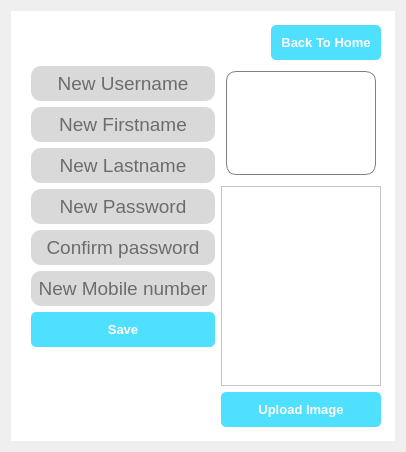
      <widget class="QWidget" name="EditProfile">
       <layout class="QHBoxLayout" name="horizontalLayout_16">
        <item>
         <widget class="QFrame" name="StyleEditProfile">
          <property name="styleSheet">
           <string notr="true">padding:5px;
background-color:white;
</string>
          </property>
          <layout class="QVBoxLayout" name="verticalLayout_10">
           <item>
            <layout class="QHBoxLayout" name="horizontalLayout_8">
             <item>
              <widget class="QLabel" name="status_profileEdit">
               <property name="sizePolicy">
                <sizepolicy hsizetype="Expanding" vsizetype="Preferred">
                 <horstretch>0</horstretch>
                 <verstretch>0</verstretch>
                </sizepolicy>
               </property>
               <property name="font">
                <font>
                 <pointsize>12</pointsize>
                </font>
               </property>
               <property name="text">
                <string/>
               </property>
              </widget>
             </item>
             <item>
              <widget class="QPushButton" name="Home_btn">
               <property name="sizePolicy">
                <sizepolicy hsizetype="Minimum" vsizetype="Fixed">
                 <horstretch>0</horstretch>
                 <verstretch>0</verstretch>
                </sizepolicy>
               </property>
               <property name="font">
                <font>
                 <pointsize>10</pointsize>
                 <bold>true</bold>
                </font>
               </property>
               <property name="styleSheet">
                <string notr="true">QPushButton{
background-color: rgb(79, 223, 255);
color: rgb(255, 255, 255);
padding:10px;
border-radius:5px;
}
QPushButton:pressed{
background-color: rgb(79, 180,245);
}</string>
               </property>
               <property name="text">
                <string>Back To Home</string>
               </property>
              </widget>
             </item>
            </layout>
           </item>
           <item>
            <layout class="QHBoxLayout" name="horizontalLayout_7">
             <item>
              <layout class="QFormLayout" name="formLayout_2">
               <item row="0" column="1">
                <widget class="QLineEdit" name="profileEdit_username_box">
                 <property name="font">
                  <font>
                   <pointsize>14</pointsize>
                  </font>
                 </property>
                 <property name="styleSheet">
                  <string notr="true">QLineEdit{
background-color: rgb(217, 217, 217);
border-color: rgb(99, 99, 99);
border-radius:10px;
}</string>
                 </property>
                 <property name="alignment">
                  <set>Qt::AlignCenter</set>
                 </property>
                 <property name="placeholderText">
                  <string>New Username</string>
                 </property>
                </widget>
               </item>
               <item row="1" column="1">
                <widget class="QLineEdit" name="profileEdit_firstname_box">
                 <property name="font">
                  <font>
                   <pointsize>14</pointsize>
                  </font>
                 </property>
                 <property name="styleSheet">
                  <string notr="true">QLineEdit{
background-color: rgb(217, 217, 217);
border-color: rgb(99, 99, 99);
border-radius:10px;
}</string>
                 </property>
                 <property name="alignment">
                  <set>Qt::AlignCenter</set>
                 </property>
                 <property name="placeholderText">
                  <string>New Firstname</string>
                 </property>
                </widget>
               </item>
               <item row="2" column="1">
                <widget class="QLineEdit" name="profileEdit_lastname_box">
                 <property name="font">
                  <font>
                   <pointsize>14</pointsize>
                  </font>
                 </property>
                 <property name="styleSheet">
                  <string notr="true">QLineEdit{
background-color: rgb(217, 217, 217);
border-color: rgb(99, 99, 99);
border-radius:10px;
}</string>
                 </property>
                 <property name="alignment">
                  <set>Qt::AlignCenter</set>
                 </property>
                 <property name="placeholderText">
                  <string>New Lastname</string>
                 </property>
                </widget>
               </item>
               <item row="3" column="1">
                <widget class="QLineEdit" name="profileEdit_password_box">
                 <property name="font">
                  <font>
                   <pointsize>14</pointsize>
                  </font>
                 </property>
                 <property name="styleSheet">
                  <string notr="true">QLineEdit{
background-color: rgb(217, 217, 217);
border-color: rgb(99, 99, 99);
border-radius:10px;
}</string>
                 </property>
                 <property name="alignment">
                  <set>Qt::AlignCenter</set>
                 </property>
                 <property name="placeholderText">
                  <string>New Password</string>
                 </property>
                </widget>
               </item>
               <item row="4" column="1">
                <widget class="QLineEdit" name="profileEdit_confirmpass_box">
                 <property name="font">
                  <font>
                   <pointsize>14</pointsize>
                  </font>
                 </property>
                 <property name="styleSheet">
                  <string notr="true">QLineEdit{
background-color: rgb(217, 217, 217);
border-color: rgb(99, 99, 99);
border-radius:10px;
}</string>
                 </property>
                 <property name="alignment">
                  <set>Qt::AlignCenter</set>
                 </property>
                 <property name="placeholderText">
                  <string>Confirm password</string>
                 </property>
                </widget>
               </item>
               <item row="5" column="1">
                <widget class="QLineEdit" name="profileEdit_contactno_box">
                 <property name="font">
                  <font>
                   <pointsize>14</pointsize>
                  </font>
                 </property>
                 <property name="styleSheet">
                  <string notr="true">QLineEdit{
background-color: rgb(217, 217, 217);
border-color: rgb(99, 99, 99);
border-radius:10px;
}</string>
                 </property>
                 <property name="alignment">
                  <set>Qt::AlignCenter</set>
                 </property>
                 <property name="placeholderText">
                  <string>New Mobile number</string>
                 </property>
                </widget>
               </item>
               <item row="6" column="1">
                <widget class="QPushButton" name="save_details_profile">
                 <property name="font">
                  <font>
                   <pointsize>10</pointsize>
                   <bold>true</bold>
                  </font>
                 </property>
                 <property name="styleSheet">
                  <string notr="true">QPushButton{
background-color: rgb(79, 223, 255);
color: rgb(255, 255, 255);
padding:10px;
border-radius:5px;
}
QPushButton:pressed{
background-color: rgb(79, 180,245);
}</string>
                 </property>
                 <property name="text">
                  <string>Save</string>
                 </property>
                </widget>
               </item>
              </layout>
             </item>
             <item>
              <layout class="QVBoxLayout" name="verticalLayout_16">
               <item>
                <widget class="QListWidget" name="PreviewDetails_list">
                 <property name="font">
                  <font>
                   <pointsize>14</pointsize>
                  </font>
                 </property>
                 <property name="focusPolicy">
                  <enum>Qt::NoFocus</enum>
                 </property>
                 <property name="contextMenuPolicy">
                  <enum>Qt::NoContextMenu</enum>
                 </property>
                 <property name="styleSheet">
                  <string notr="true">QListView{
border:0;
padding:5px;
margin:5px;
border:1px solid grey;
border-radius:10px;
}
QListView::item{
padding:5px;
border:1px solid lightgrey;
}</string>
                 </property>
                 <property name="verticalScrollBarPolicy">
                  <enum>Qt::ScrollBarAlwaysOff</enum>
                 </property>
                 <property name="horizontalScrollBarPolicy">
                  <enum>Qt::ScrollBarAlwaysOff</enum>
                 </property>
                 <property name="sizeAdjustPolicy">
                  <enum>QAbstractScrollArea::AdjustToContents</enum>
                 </property>
                 <property name="selectionMode">
                  <enum>QAbstractItemView::NoSelection</enum>
                 </property>
                </widget>
               </item>
               <item>
                <widget class="QLabel" name="profile_picture">
                 <property name="sizePolicy">
                  <sizepolicy hsizetype="Preferred" vsizetype="Preferred">
                   <horstretch>0</horstretch>
                   <verstretch>0</verstretch>
                  </sizepolicy>
                 </property>
                 <property name="minimumSize">
                  <size>
                   <width>0</width>
                   <height>200</height>
                  </size>
                 </property>
                 <property name="maximumSize">
                  <size>
                   <width>500</width>
                   <height>500</height>
                  </size>
                 </property>
                 <property name="styleSheet">
                  <string notr="true"/>
                 </property>
                 <property name="frameShape">
                  <enum>QFrame::StyledPanel</enum>
                 </property>
                 <property name="frameShadow">
                  <enum>QFrame::Raised</enum>
                 </property>
                 <property name="text">
                  <string/>
                 </property>
                 <property name="scaledContents">
                  <bool>true</bool>
                 </property>
                 <property name="alignment">
                  <set>Qt::AlignCenter</set>
                 </property>
                 <property name="textInteractionFlags">
                  <set>Qt::NoTextInteraction</set>
                 </property>
                </widget>
               </item>
               <item>
                <widget class="QPushButton" name="profile_pic_btn_edit">
                 <property name="font">
                  <font>
                   <pointsize>10</pointsize>
                   <bold>true</bold>
                  </font>
                 </property>
                 <property name="styleSheet">
                  <string notr="true">QPushButton{
background-color: rgb(79, 223, 255);
color: rgb(255, 255, 255);
padding:10px;
border-radius:5px;
}
QPushButton:pressed{
background-color: rgb(79, 180,245);
}</string>
                 </property>
                 <property name="text">
                  <string>Upload Image</string>
                 </property>
                </widget>
               </item>
              </layout>
             </item>
            </layout>
           </item>
          </layout>
         </widget>
        </item>
       </layout>
      </widget>
